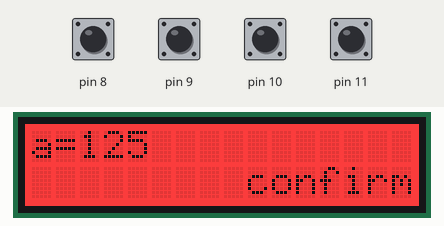
Recording of a sketch running on a simulated Arduino Uno, built with avr-gcc and run on an emulated ATmega328P. Shown: 16×2 character LCD. Inputs (shaded band) come from the test bench; at power-on: pin 8–11 HIGH.

Above: at 2.2 s.
2.3 s: pin 8 pulled LOW for 1 s
At 4.1 s:
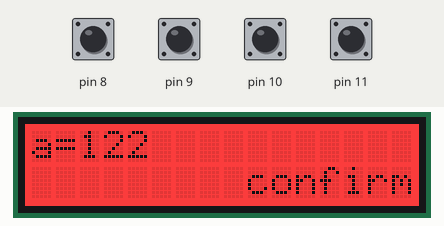
4.8 s: pin 8 pulled LOW for 0.15 s
At 6.1 s:
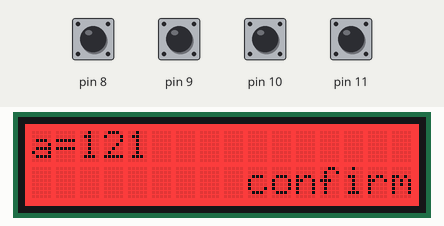
Timing chart, 0 to 7.8 s (numbered marks = the images above; inputs shaded):
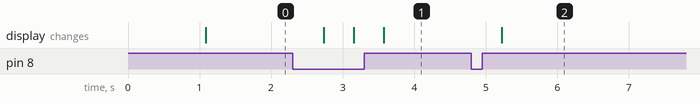

The sketch:

user_interface.ino
```cpp
#include <Wire.h>
#include "rgb_lcd.h"

rgb_lcd lcd;

const int colorR = 255;
const int colorG = 0;
const int colorB = 0;
int a=125;
int m=1;
int s=0;

void setup()
{
    // set up the LCD's number of columns and rows:
    lcd.begin(16, 2);

    lcd.setRGB(colorR, colorG, colorB);

    // Print a message to the LCD.
  pinMode(8, INPUT_PULLUP);
  pinMode(9, INPUT_PULLUP);
  pinMode(10, INPUT_PULLUP);
  pinMode(11, INPUT_PULLUP);
  lcd.print("a=");
  delay(1000);
}

void loop()
{
 int down = digitalRead(8);
  int left = digitalRead(9);
  int up = digitalRead(10);
  int right = digitalRead(11);


  if(left==LOW)
  {

  }
  if(right==LOW)
  {

  }
  if(up==LOW)
  {

    ++a;
    delay(400);
  }
  if(down==LOW)
  {

    --a;
    delay(400);
  }


    lcd.setCursor(2, 0);
    lcd.print(a);
    lcd.setCursor(0, 1);
    lcd.print("         confirm");


}
```

Measured:
- after the input at 2.3 s, the display: first changes after 0.44 s (image 1 shows a later state)
- after the input at 4.8 s, the display: changes after 0.43 s (image 2)
